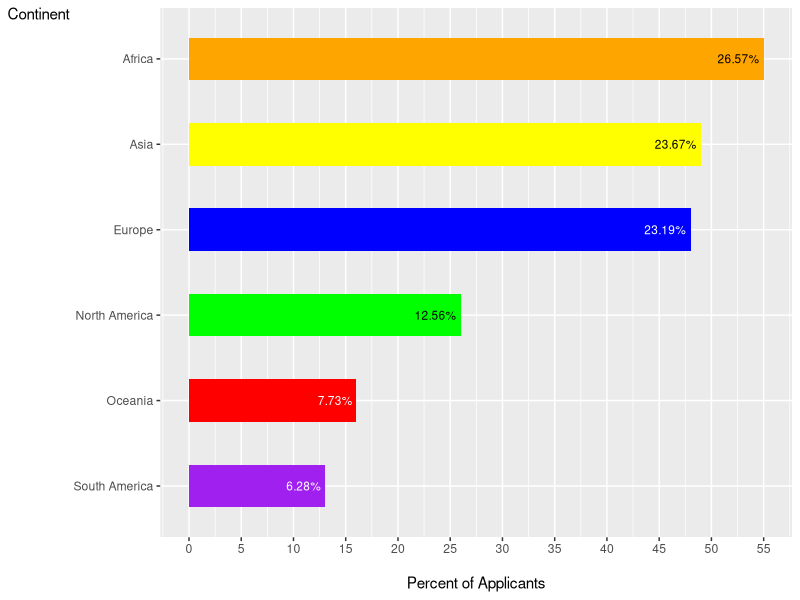

Write the R code that produced this figure.
## ---- chunk 1

library(ggplot2)
continent = read.csv("continent.csv")

perc_applicants=round(prop.table(table(continent$Continent))*100,2)

df_continent = data.frame(
  continent = c("Africa", "Asia", "Europe", "North America","Oceania","South America"),
  freq = c(55,49,48,26,16,13),
  perc_applicants = c(26.57,23.67,23.19,12.56,7.73,6.28)
)

continent_order = c("South America", "Oceania", "North America", "Europe","Asia","Africa")
df_continent$continent = factor(df_continent$continent, levels = continent_order)

ggplot(data=df_continent, aes(x=freq,y=continent, fill=continent))+
  geom_col(position="dodge", width=.5)+
  scale_x_continuous(limits = c(0, 55), breaks = seq(0, 55, by = 5))+
  theme(legend.position = "none")+
  xlab("\nPercent of Applicants")+
  ylab("Continent")+
  scale_fill_manual(values=c("purple","red","green","blue","yellow","orange") 
                 )+
  theme(axis.title.y=element_text(angle=0))+
   geom_text(
    aes(label = paste0(perc_applicants,"%")),
    position = position_dodge(width = 0.65),
    hjust = 1.1,
    size = 3,
    color = c("black","black","white","black","white","white")
  )

